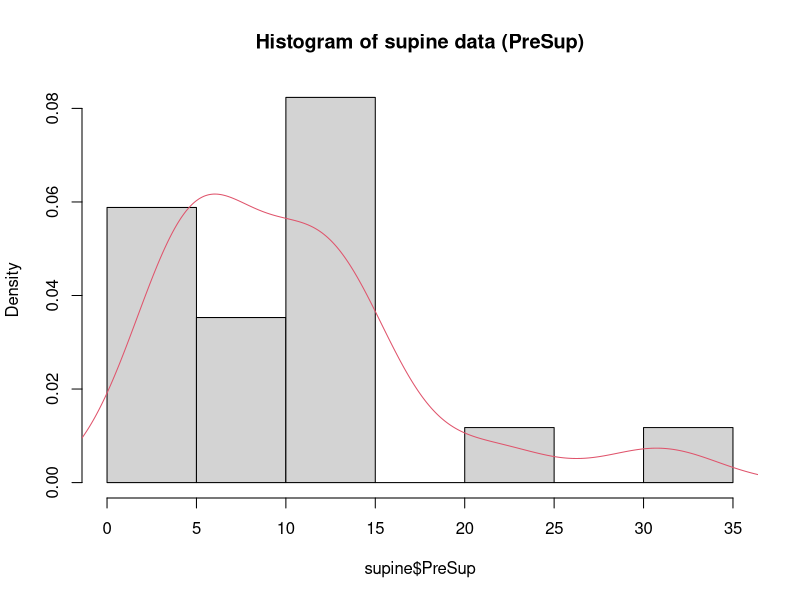
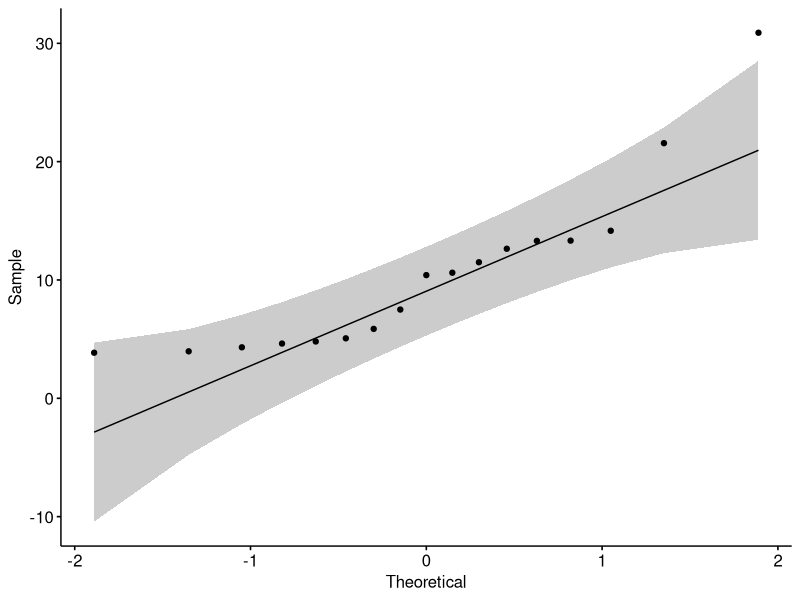
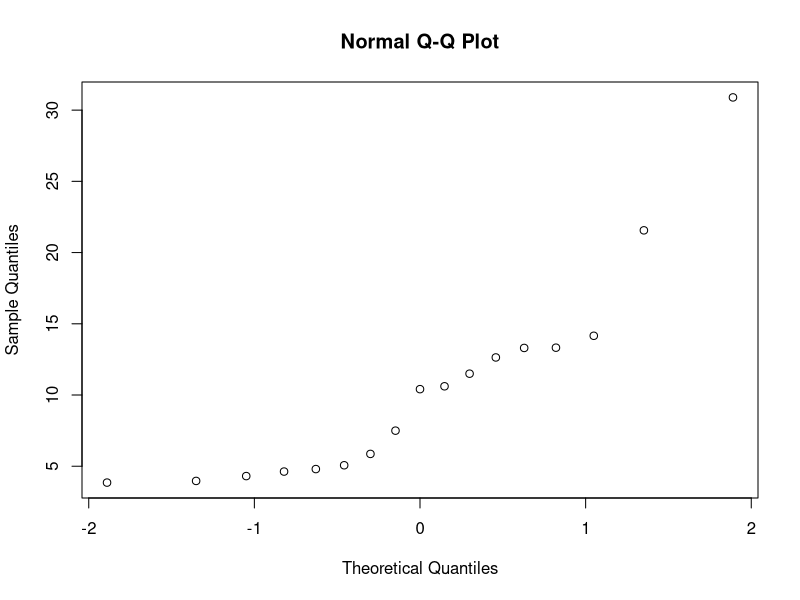
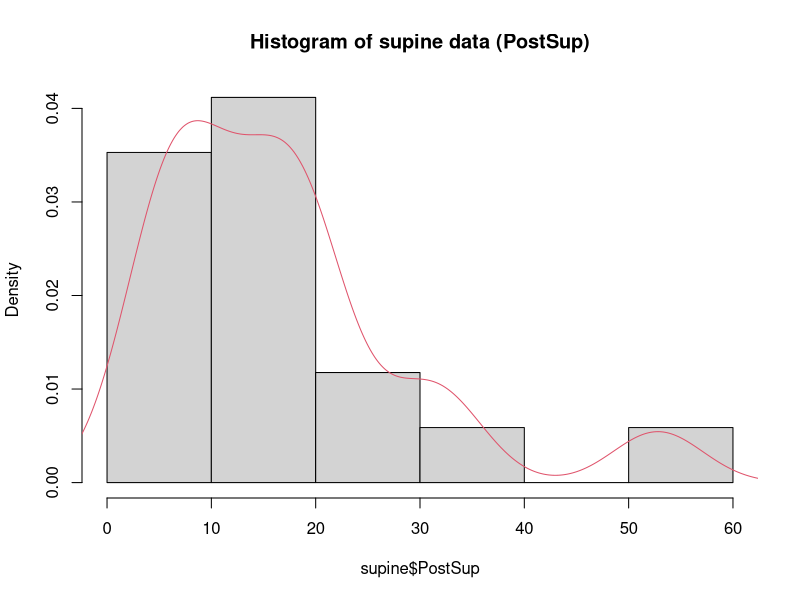
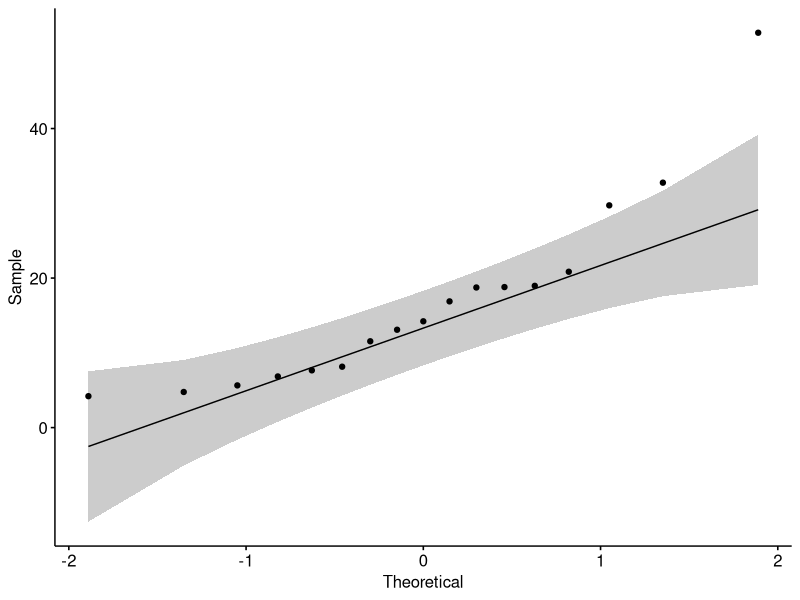
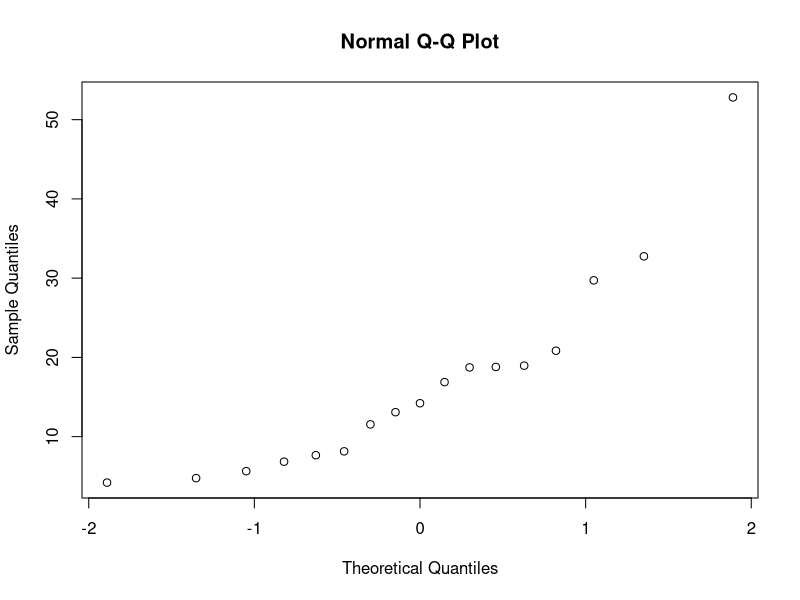
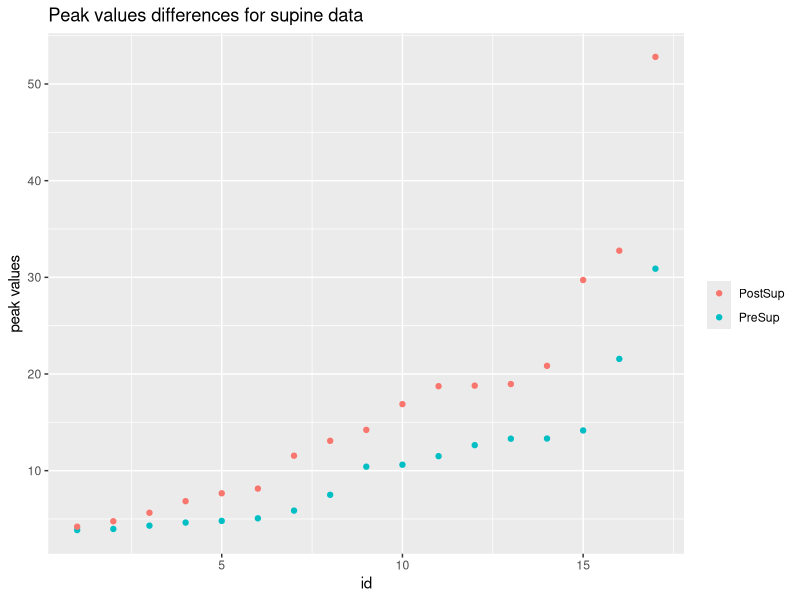
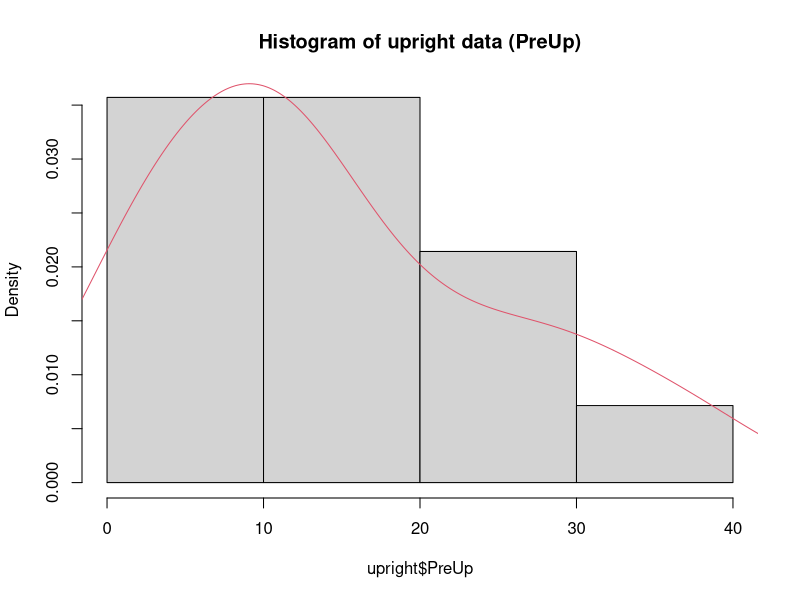

R code for these plots, in order: (Note: this script raises an error after producing the figures.)
## ---- chunk 1
knitr::opts_chunk$set(echo = TRUE)
## ---- chunk 2
library(readxl)
supine <- read_excel("PeakPFMCCompare.xlsx", sheet = "Supine")
upright <- read_excel("PeakPFMCCompare.xlsx", sheet = "Upright")
## ---- chunk 3
# Supine dataset
# Density plot for presup
hist(supine$PreSup, probability = TRUE, 
     main = "Histogram of supine data (PreSup)")
lines(density(supine$PreSup),col = 2)
## ---- chunk 4
# QQ plot
library(ggpubr)
ggqqplot(supine$PreSup)

qqnorm(supine$PreSup)
## ---- chunk 5
shapiro.test(supine$PreSup)
## ---- chunk 6
# Density plot for postsup
hist(supine$PostSup, probability = TRUE, main = "Histogram of supine data (PostSup)")
lines(density(supine$PostSup), col = 2)

# QQ plot
ggqqplot(supine$PostSup)
qqnorm(supine$PostSup)
## ---- chunk 7
shapiro.test(supine$PostSup)
## ---- chunk 8
library(tidyverse)
tidysupine = supine %>% 
  mutate(id = 1:nrow(supine)) %>%
  gather(group, peakvalue, c(PreSup, PostSup))


qplot(x = tidysupine$id, y = tidysupine$peakvalue, color = tidysupine$group,
      xlab = "id", ylab = "peak values", main = "Peak values differences for supine data") + 
  scale_color_discrete(name = "")
## ---- chunk 9
# Upright dataset
# Density plots for preup
hist(upright$PreUp, probability = TRUE, main = "Histogram of upright data (PreUp)")
lines(density(upright$PreUp), col = 2)
## ---- chunk 10
# QQ plot
ggqqplot(upright$PreUp)
qqnorm(upright$PreUp)
## ---- chunk 11
shapiro.test(upright$PreUp)
## ---- chunk 12
# Density plot for postup
hist(upright$PostUp, probability = TRUE, main = "Histogram of upright data (PostUp)")
lines(density(upright$PostUp), col = 2)
## ---- chunk 13
# QQ plot
ggqqplot(upright$PostUp)
qqnorm(upright$PostUp)
## ---- chunk 14
# Shapiro-Wilk’s test
shapiro.test(upright$PostUp)
## ---- chunk 15
tidyupright = upright %>% 
  mutate(id = 1:nrow(upright)) %>%
  gather(group, peakvalue, c(PreUp, PostUp))

# Order the data first
meantbl = tidyupright %>% 
  group_by(id) %>%
  summarise(meanpeak = mean(peakvalue))

tidyupright$rank = rep(order(order(meantbl$meanpeak)), 2)

qplot(x = tidyupright$rank, y = tidyupright$peakvalue, 
      color = tidyupright$group, xlab = "id", ylab = "peak values",
      main = "Peak value differences for Upright data") + 
  scale_color_discrete(name = "")
## ---- chunk 16
wilcox.test(peakvalue ~ group, data = tidysupine, paired = TRUE)
## ---- chunk 17
library("ggpubr")
ggboxplot(tidysupine, x = "group", y = "peakvalue", 
          color = "group", ylab = "Peak value", xlab = "Groups")
## ---- chunk 18
wilcox.test(peakvalue ~ group, data = tidyupright, paired = TRUE)
## ---- chunk 19
ggboxplot(tidyupright, x = "group", y = "peakvalue", 
          color = "group", ylab = "Peak value", xlab = "Groups")
